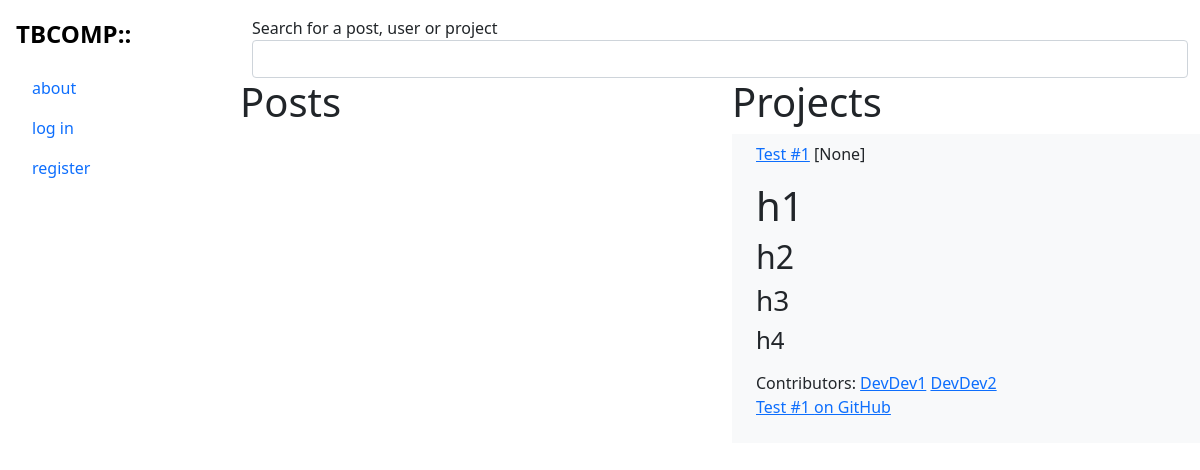
Before: / with the older database file.
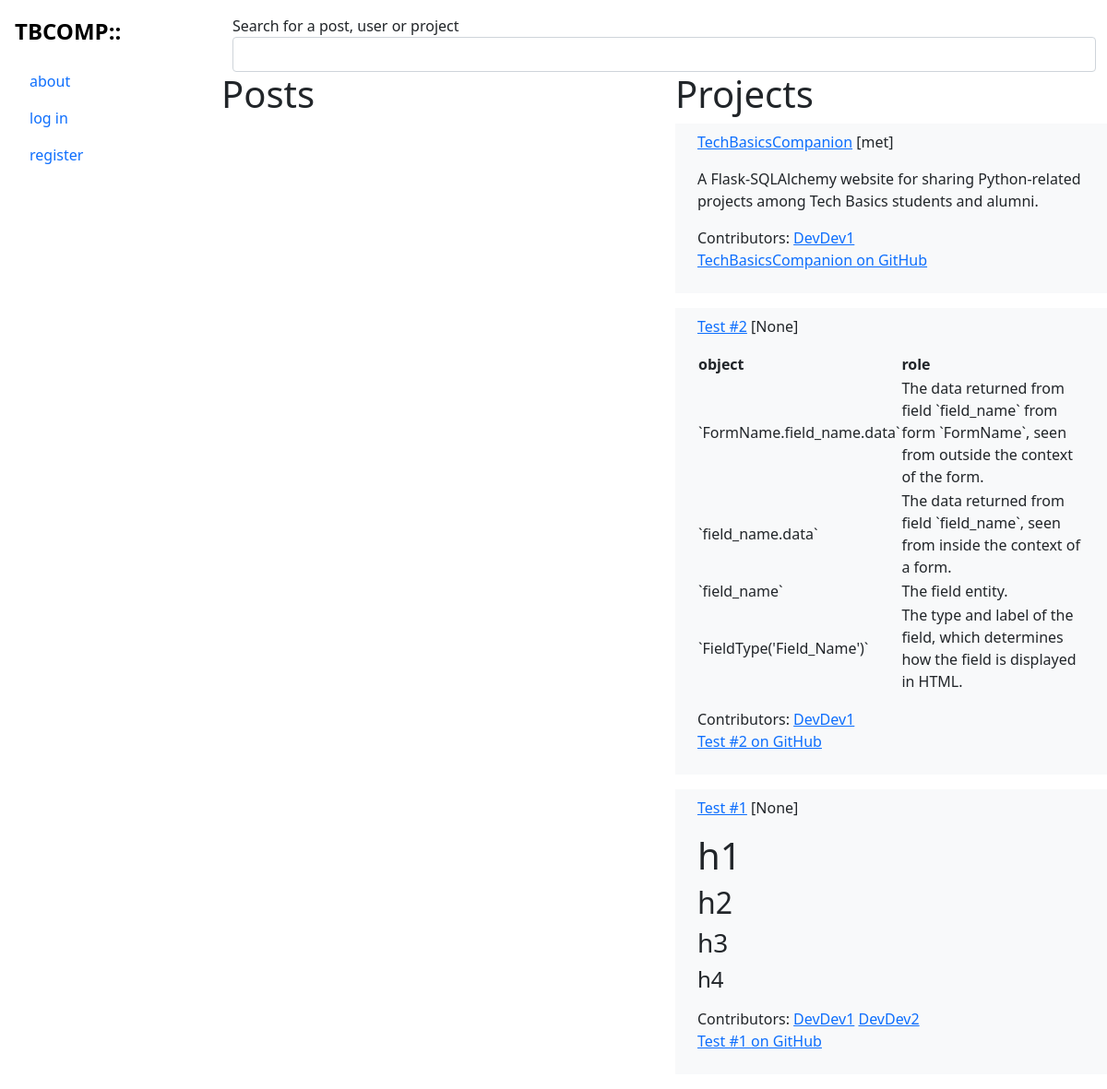
After: the same page with the newer database file.
### tbcompanion/models.py (models this page shows, shortened)
class Project(db.Model):
	contributors = db.relationship('User', secondary='contributor_table', backref='contribution_id')
	id = db.Column(db.Integer, primary_key=True)
	title = db.Column(db.String(120), nullable=False)
	date = db.Column(db.DateTime, nullable=False, default=datetime.utcnow)
	content = db.Column(db.Text, nullable=False)
	github_repo = db.Column(db.String(120), nullable=True, unique=True)
	admin_id = db.Column(db.Integer, db.ForeignKey('user.id'), nullable=False)
	tag = db.Column(db.String, nullable=True)

class User(db.Model, UserMixin):
	post_author = db.relationship('Post', backref='author', lazy=True)
	project_admin = db.relationship('Project', backref='admin', lazy=True)
	id = db.Column(db.Integer, primary_key=True)
	username = db.Column(db.String(20), unique=True, nullable=False)
	email = db.Column(db.String(120), unique=True, nullable=False)
	image_file = db.Column(db.String(20), nullable=False, default='profile_pics\default.jpg')
	password = db.Column(db.String(60), nullable=False)
	is_admin = db.Column(db.Boolean)

### tbcompanion/main/routes.py (the view)
@main.route('/', methods=['GET', 'POST'])
def home():
	posts = Post.query.order_by(desc('date')).all()
	projects = Project.query.order_by(desc('date')).all()
	form = SearchBox()
	if form.validate_on_submit():
		return redirect(url_for('main.search_result', string=form.string.data))
	return render_template('home.html',
						   title='Home',
						   form=form,
						   posts=posts,
						   projects=projects,
						   )

### tbcompanion/main/forms.py
class SearchBox(FlaskForm):
	string = StringField('Search for a post, user or project', validators=[
		DataRequired()])
	submit = SubmitField('Search')

### tbcompanion/templates/home.html (shortened to what this page needs)
{% extends 'layout.html' %}
{% block content %}
<form method = 'POST' action =''>
	<fieldset class = 'form-group'>
		<div class = 'container'>
			<div>{{ form.string.label(class="form-control-label") }}
			{% if form.string.errors %}
				{{ form.string(class="form-control is-invalid") }}
				<div class='invalid-feedback'>
					{% for error in form.string.errors %}
					<span>{{ error }}</span>
					{% endfor %}
				</div>
			{% else %}
				{{ form.string(class="form-control")}}
			{% endif %}
			</div>
		</div>
	</fieldset>
</form>
{% endblock content %}
{% block feed %}
<div class="row">
	<div class="col">
		<h1>Posts</h1>
	</div>
	<div class='col'>
		<h1>Projects</h1>
	{% for project in projects %}
		<div class="container bg-light pt-2 pb-2 margin">
			<a href="{{ url_for('projects.project', project_id=project.id) }}">{{ project.title }}</a> [{{ project.tag }}]</h3>
			<p>{{ project.content|markdown }}</p>
			Contributors:
			{% for contributor in project.contributors %}
			<a href="{{ url_for('users.user_profile', user_id=contributor.id) }}">{{ contributor.username }}</a>
			{% endfor %}
			<p><a href="{{ project.github_repo }}">{{ project.title }} on GitHub</a></p></small>
		</div>
	{% endfor %}
	</div>
</div>
{% endblock feed %}

### tbcompanion/templates/layout.html (shortened to what this page needs)
<!DOCTYPE html>
<html lang="en">
	<head>
		<link
		rel="stylesheet"
		type="text/css"
		href="{{ url_for('static', filename= 'main.css') }}"
		/>
		<link
			href="https://cdn.jsdelivr.net/npm/bootstrap@5.0.0-beta2/dist/css/bootstrap.min.css"
			rel="stylesheet"
		/>
	</head>
	<body>
		<div class="sidebar">
			<ul class="navbar-nav">
				<a class="logo" href="{{url_for('main.home')}}">TBCOMP::</a>
				{% if current_user.is_authenticated %}
				<li class="navbar-item"><a class="nav-link" href="{{url_for('users.search_users')}}">registered users</a></li>
				<li class="navbar-item"><a class="nav-link" href="{{url_for('posts.post_form')}}">make a post</a></li>
				<li class="navbar-item"><a class="nav-link" href="{{url_for('projects.project_form')}}">release a project</a></li>
				{% if current_user.is_admin %}
				<li class="navbar-item"><a class="nav-link" href="{{url_for('admin.admin_panel')}}">admin</a></li>
				{% endif %}
				<li class="navbar-item"><a class="nav-link" href="{{url_for('accounts.account_page')}}">account</a></li>
				<li class="navbar-item"><a  id='logout' class="nav-link" href="{{url_for('users.logout')}}">logout</a></li>
				{% else %}
				<li class="navbar-item"><a class="nav-link" href="{{url_for('main.about')}}">about</a></li>
				<li class="navbar-item"><a class="nav-link" href="{{url_for('users.login')}}">log in</a></li>
				<li class="navbar-item"><a class="nav-link" href="{{url_for('accounts.register')}}">register</a></li>
				{% endif %}
			</ul>
		</div>
			{% block content %}
			{% endblock content %}
			{% block feed %}
			{% endblock feed %}
	</body>
</html>

### tbcompanion/static/main.css (style rules this page uses)
a.logo { font-size: 1.5rem; font-style: normal; font-weight: 900; letter-spacing: 0em; color: black; text-decoration: none; padding-bottom:1rem; padding-top:1rem; }
.sidebar { height: 100%; width: 20%; position: fixed; z-index: 1; top: 0; left: 0; background-color:white; overflow-x: hidden; padding-left: 1rem; }
.navbar-item { padding-left: 1rem; font-size:1em; }
.nav-link { color:black; text-decoration: none; }
body { padding-left:20%; padding-top:1rem; }

Changed rows visible on the page:
added Project: title "TechBasicsCompanion", tag "met", content "A Flask-SQLAlchemy website for sharing Python-related projects among Tech Basics students and alumni.", User (username "DevDev1")
added Project: title "Test #2", tag "None", content "object role `FormName.field_name.data` The data returned from field `field_name` from form `FormName`, seen from outside the context of the form. `field_name.data` The data returned from field `field_name`, seen from inside the context of a form. `field_name` The field entity. `FieldType('Field_Name')` The type and label of the field, which determines how the field is displayed in HTML.", User (username "DevDev1")
